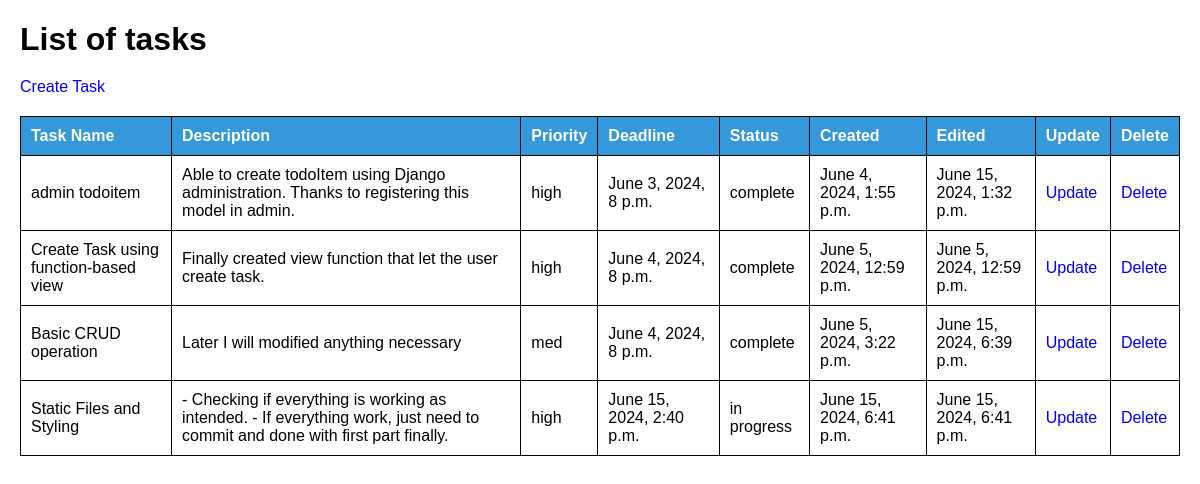
/, run on an earlier commit of the app's database.
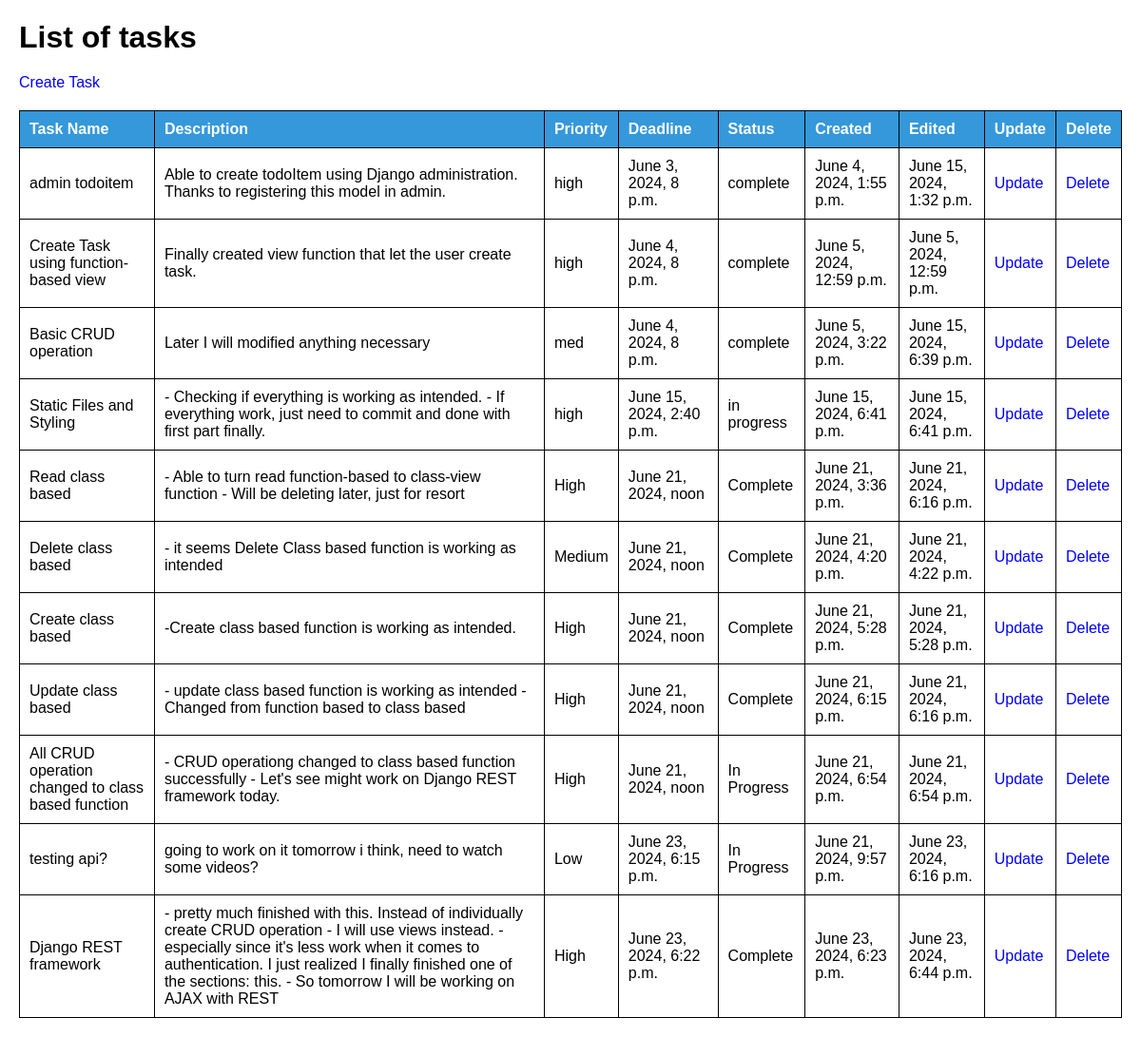
And on a later commit of the database.
### todo_app/models.py (models this page shows, shortened)
class TaskModel(models.Model):
	PRIORITY_CHOICES = {
		'Low': 'Low',
		'Medium': 'Medium',
		'High': 'High'
	}
	STATUS_CHOICES = {
		'Not started': 'Not started',
		'In Progress': 'In progress',
		'Complete': 'Complete'
	}
	task_name = models.CharField(max_length=200)
	description = models.CharField(max_length=400, blank=True)
	priority = models.CharField(max_length=6, choices=PRIORITY_CHOICES)
	deadline = models.DateTimeField()
	status = models.CharField(max_length=11, choices=STATUS_CHOICES)
	created = models.DateTimeField(auto_now_add=True)
	edited = models.DateTimeField(auto_now=True)

### todo_app/views.py (the view)
# urls.py: path('', views.ReadTaskView.as_view(), name='home'),
class ReadTaskView(generic.ListView):
	model = TaskModel
	template_name = 'todo_app/home.html'
	context_object_name = "tasks"

### todo_app/templates/todo_app/home.html (shortened to what this page needs)
<!DOCTYPE html>
<html lang="en">
{% load static %}
<link rel="stylesheet" href="{% static 'todo_app/home_styles.css' %}">
<head>
</head>
<body>
<h1>List of tasks</h1>
<a href="{% url 'create' %}">Create Task</a>
    <table>
        <thead>
            <tr>
                <th>Task Name</th>
                <th>Description</th>
                <th>Priority</th>
                <th>Deadline</th>
                <th>Status</th>
                <th>Created</th>
                <th>Edited</th>
                <th>Update</th>
                <th>Delete</th>
            </tr>
        </thead>
        <tbody>
            {% for task in tasks %}
                <tr>
                    <td>{{ task.task_name }}</td>
                    <td>{{ task.description }}</td>
                    <td>{{ task.priority }}</td>
                    <td>{{ task.deadline }}</td>
                    <td>{{ task.status }}</td>
                    <td>{{ task.created }}</td>
                    <td>{{ task.edited }}</td>
                    <td>
                        <a href="{% url 'update' task.id %}">Update</a>
                    </td>
                    <td>
                        <a href="{% url 'delete' task.id %}">Delete</a>
                    </td>
                </tr>
            {% endfor %}
        </tbody>
    </table>
</body>
</html>

### todo_app/static/todo_app/home_styles.css (style rules this page uses)
body { font-family: "Arial", sans-serif; margin: 20px; }
h1 { margin-bottom: 20px; }
a { text-decoration: none; color: blue; }
table { width: 100%; border-collapse: collapse; margin-top: 20px ; }
table, th, td { border: 1px solid black; }
th { background-color: #3498db; color: white; }
th, td { padding: 10px; text-align: left; }

What changed in the data, as far as the page shows it:
added TaskModel: task_name "Read class based", description "- Able to turn read function-based to class-view function - Will be deleting later, just for resort", priority "High", deadline "June 21, 2024, noon", status "Complete", created "June 21, 2024, 3:36 p.m.", edited "June 21, 2024, 6:16 p.m."
added TaskModel: task_name "Delete class based", description "- it seems Delete Class based function is working as intended", priority "Medium", deadline "June 21, 2024, noon", status "Complete", created "June 21, 2024, 4:20 p.m.", edited "June 21, 2024, 4:22 p.m."
added TaskModel: task_name "Create class based", description "-Create class based function is working as intended.", priority "High", deadline "June 21, 2024, noon", status "Complete", created "June 21, 2024, 5:28 p.m.", edited "June 21, 2024, 5:28 p.m."
added TaskModel: task_name "Update class based", description "- update class based function is working as intended - Changed from function based to class based", priority "High", deadline "June 21, 2024, noon", status "Complete", created "June 21, 2024, 6:15 p.m.", edited "June 21, 2024, 6:16 p.m."
added TaskModel: task_name "All CRUD operation changed to class based function", description "- CRUD operationg changed to class based function successfully - Let's see might work on Django REST framework today.", priority "High", deadline "June 21, 2024, noon", status "In Progress", created "June 21, 2024, 6:54 p.m.", edited "June 21, 2024, 6:54 p.m."
added TaskModel: task_name "testing api?", description "going to work on it tomorrow i think, need to watch some videos?", priority "Low", deadline "June 23, 2024, 6:15 p.m.", status "In Progress", created "June 21, 2024, 9:57 p.m.", edited "June 23, 2024, 6:16 p.m."
added TaskModel: task_name "Django REST framework", description "- pretty much finished with this. Instead of individually create CRUD operation - I will use views instead. - especially since it's less work when it comes to authentication. I just realized I finally finished one of the sections: this. - So tomorrow I will be working on AJAX with REST", priority "High", deadline "June 23, 2024, 6:22 p.m.", status "Complete", created "June 23, 2024, 6:23 p.m.", edited "June 23, 2024, 6:44 p.m."
